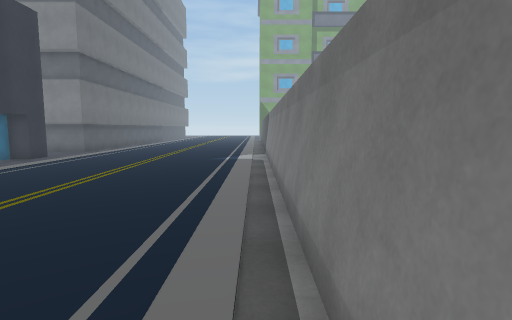
[1] (above)

19 first-person views from a walk through a scene from a Unity 3-D project. The camera is 1.5 m above the floor, tilts 6° down and sees 80° across. The floor is counted in squares, 1 m on a side. Each view is taken from the middle of a square. On the plan, view 1 faces up. The plan holds only what a view shows up to about 15 squares ahead; the rest is blank. The place goes on beyond the plan. The player is left out.

[2]
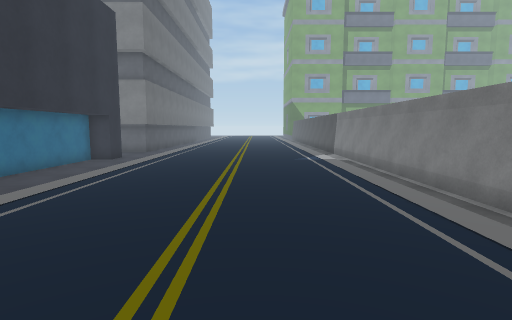

[3]
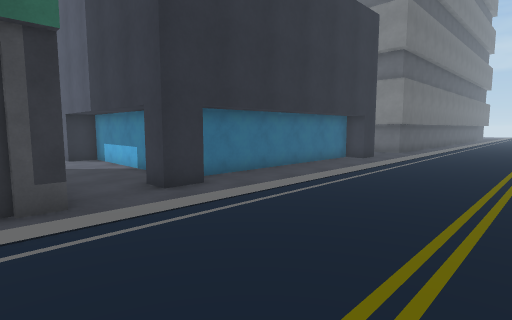

[4]
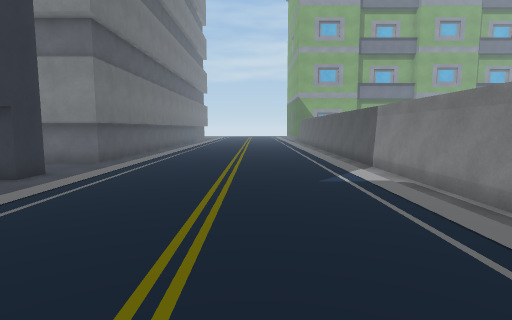

[5]
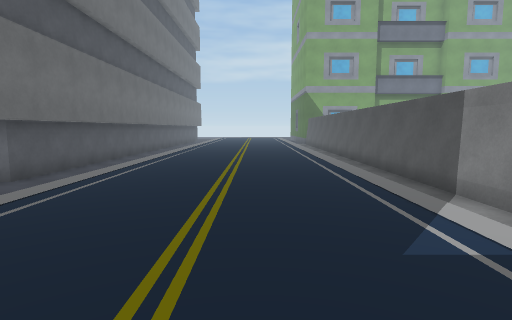

[6]
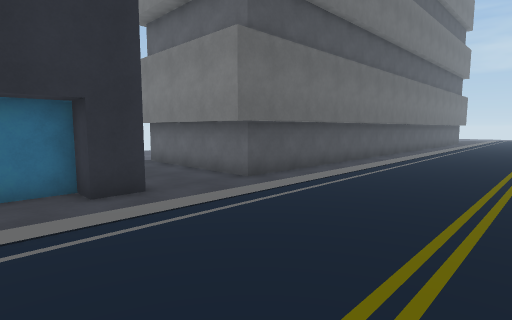

[7]
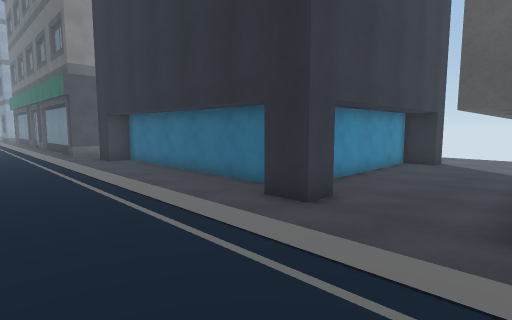

[8]
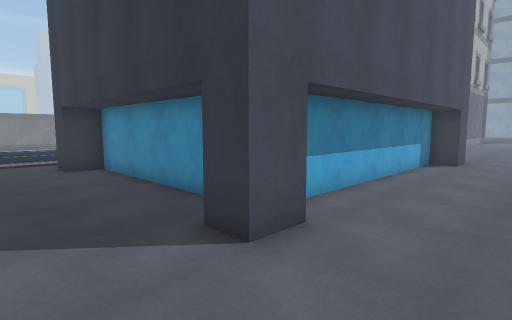

[9]
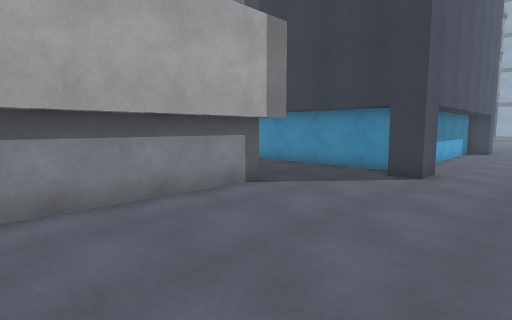

[10]
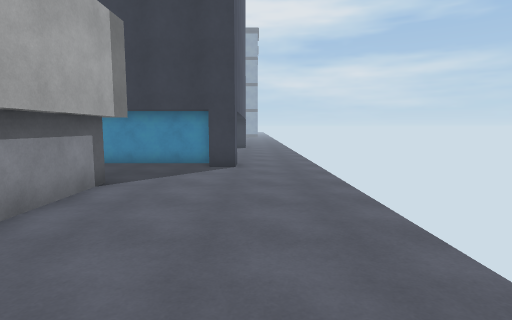

[11]
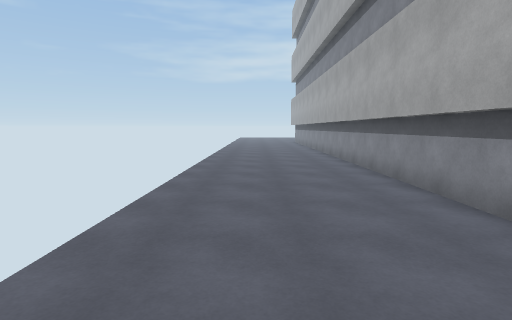

[12]
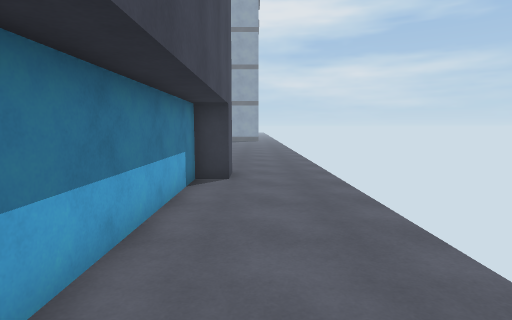

[13]
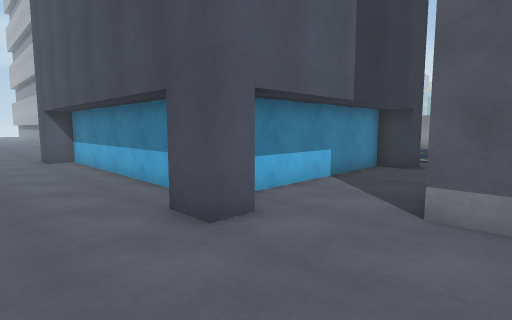

[14]
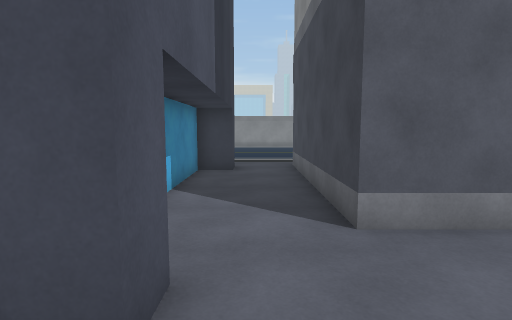

[15]
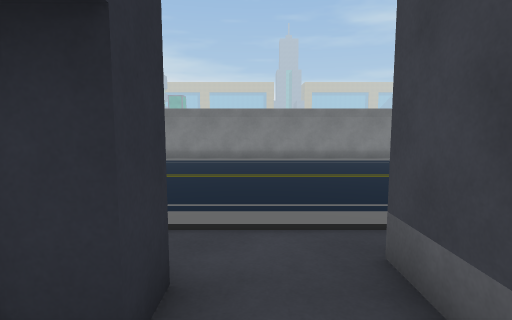

[16]
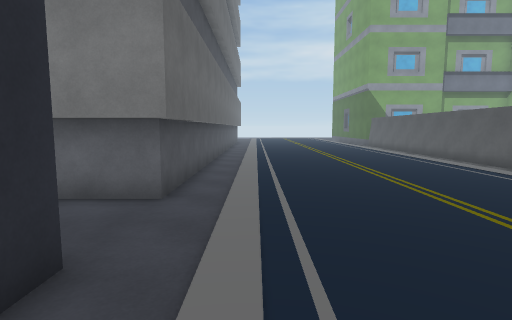

[17]
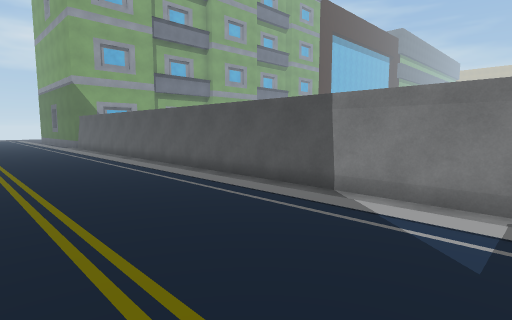

[18]
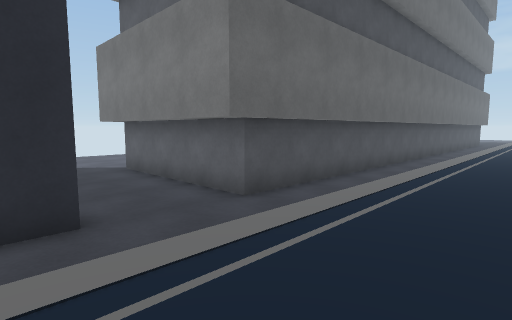

[19]
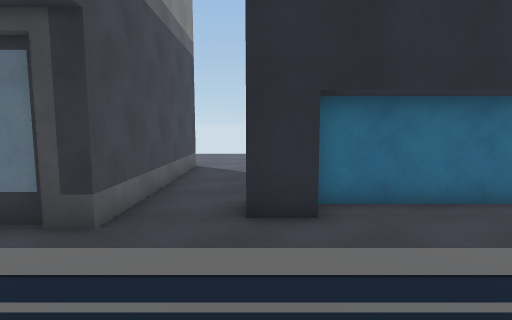

### Floor plan
Key: @ floor where view 1 was taken; # wall or solid block; . floor; B building.
Columns run from 24 left of view 1 to 1 right of it. Each row starts with its distance up from view 1.
 28 ......#      #...........#
 27 ......#      #...........#
 26 ......#      #...........#
 25 ......#      #...........#
 24 ......#      #...........#
 23 ......#      #...........#
 22 ......#      #...........#
 21 ......#      #...........#
 20 ......########...........#
 19 .........................#
 18 .........................#
 17 .........................#
 16 ...##.......##...........#
 15 ...###########...........#
 14 ....#       #............#
 13 ....#       #............#
 12 ....#       #............#
 11 ....#       #............#
 10 ....#       #............#
  9 ....#       #............#
  8 ....#       #............#
  7 ....#       #............#
  6 ....#       #............#
  5 ...###########...........#
  4 ...##.......##...........#
  3 .........................#
  2 .........................#
  1 ......#######B...........#
  0 ......#     ##..........@#

Positions as (right, up) in squares from view 1, and headings:
1: (0, 0), facing up
2: (-4, 0), facing up
3: (-4, 0), facing up-left
4: (-4, 6), facing up
5: (-4, 11), facing up
6: (-4, 13), facing up-left
7: (-6, 20), facing down-left
8: (-24, 19), facing down-right
9: (-24, 26), facing down-right
10: (-22, 28), facing down
11: (-22, 16), facing up
12: (-22, 14), facing down
13: (-24, 0), facing up-right
14: (-23, 3), facing right
15: (-14, 3), facing right
16: (-9, 13), facing up
17: (-6, 14), facing up-right
18: (-6, 15), facing up-left
19: (-6, 4), facing left
